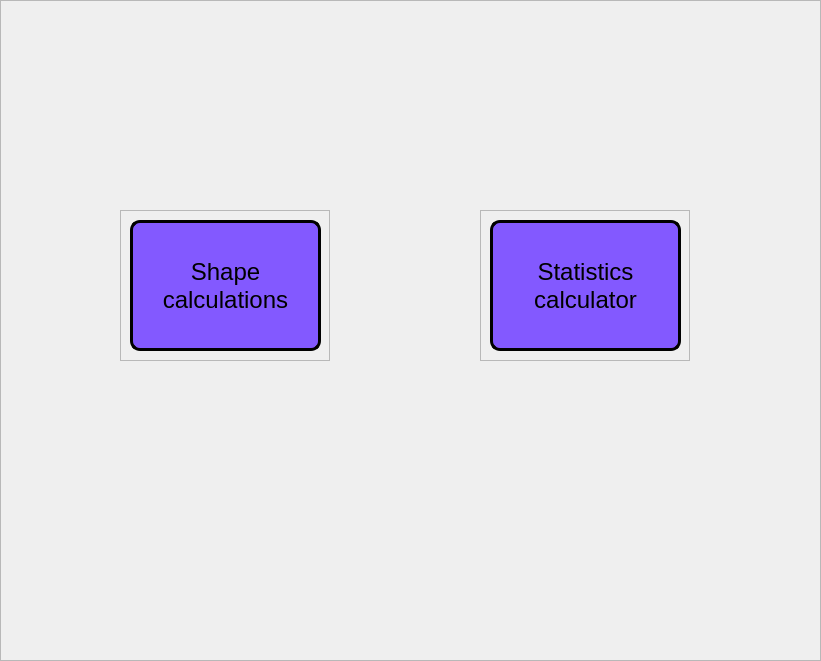
   <widget class="QFrame" name="geometry_window">
    <property name="enabled">
     <bool>true</bool>
    </property>
    <property name="geometry">
     <rect>
      <x>0</x>
      <y>0</y>
      <width>821</width>
      <height>661</height>
     </rect>
    </property>
    <property name="toolTip">
     <string/>
    </property>
    <property name="frameShape">
     <enum>QFrame::StyledPanel</enum>
    </property>
    <property name="frameShadow">
     <enum>QFrame::Raised</enum>
    </property>
    <widget class="QFrame" name="shape_calcs_frame">
     <property name="geometry">
      <rect>
       <x>120</x>
       <y>210</y>
       <width>210</width>
       <height>151</height>
      </rect>
     </property>
     <property name="frameShape">
      <enum>QFrame::StyledPanel</enum>
     </property>
     <property name="frameShadow">
      <enum>QFrame::Raised</enum>
     </property>
     <widget class="QPushButton" name="shape_calcs_button">
      <property name="geometry">
       <rect>
        <x>10</x>
        <y>10</y>
        <width>191</width>
        <height>131</height>
       </rect>
      </property>
      <property name="font">
       <font>
        <pointsize>18</pointsize>
       </font>
      </property>
      <property name="cursor">
       <cursorShape>PointingHandCursor</cursorShape>
      </property>
      <property name="styleSheet">
       <string notr="true">QPushButton {
	background-color: rgb(131, 89, 255);
	border-radius: 10px;
	border-width: 3px;
	border-color: black;
	border-style: solid;
}

QPushButton:pressed {
	background:rgb(0, 203, 14);
}</string>
      </property>
      <property name="text">
       <string>Shape
calculations</string>
      </property>
     </widget>
    </widget>
    <widget class="QFrame" name="stats_calcs_frame">
     <property name="geometry">
      <rect>
       <x>480</x>
       <y>210</y>
       <width>210</width>
       <height>151</height>
      </rect>
     </property>
     <property name="frameShape">
      <enum>QFrame::StyledPanel</enum>
     </property>
     <property name="frameShadow">
      <enum>QFrame::Raised</enum>
     </property>
     <widget class="QPushButton" name="stats_calcs_button">
      <property name="geometry">
       <rect>
        <x>10</x>
        <y>10</y>
        <width>191</width>
        <height>131</height>
       </rect>
      </property>
      <property name="font">
       <font>
        <pointsize>18</pointsize>
       </font>
      </property>
      <property name="cursor">
       <cursorShape>PointingHandCursor</cursorShape>
      </property>
      <property name="styleSheet">
       <string notr="true">QPushButton {
	background-color: rgb(131, 89, 255);
	border-radius: 10px;
	border-width: 3px;
	border-color: black;
	border-style: solid;
}

QPushButton:pressed {
	background:rgb(0, 203, 14);
}</string>
      </property>
      <property name="text">
       <string>Statistics
calculator</string>
      </property>
     </widget>
    </widget>
   </widget>
